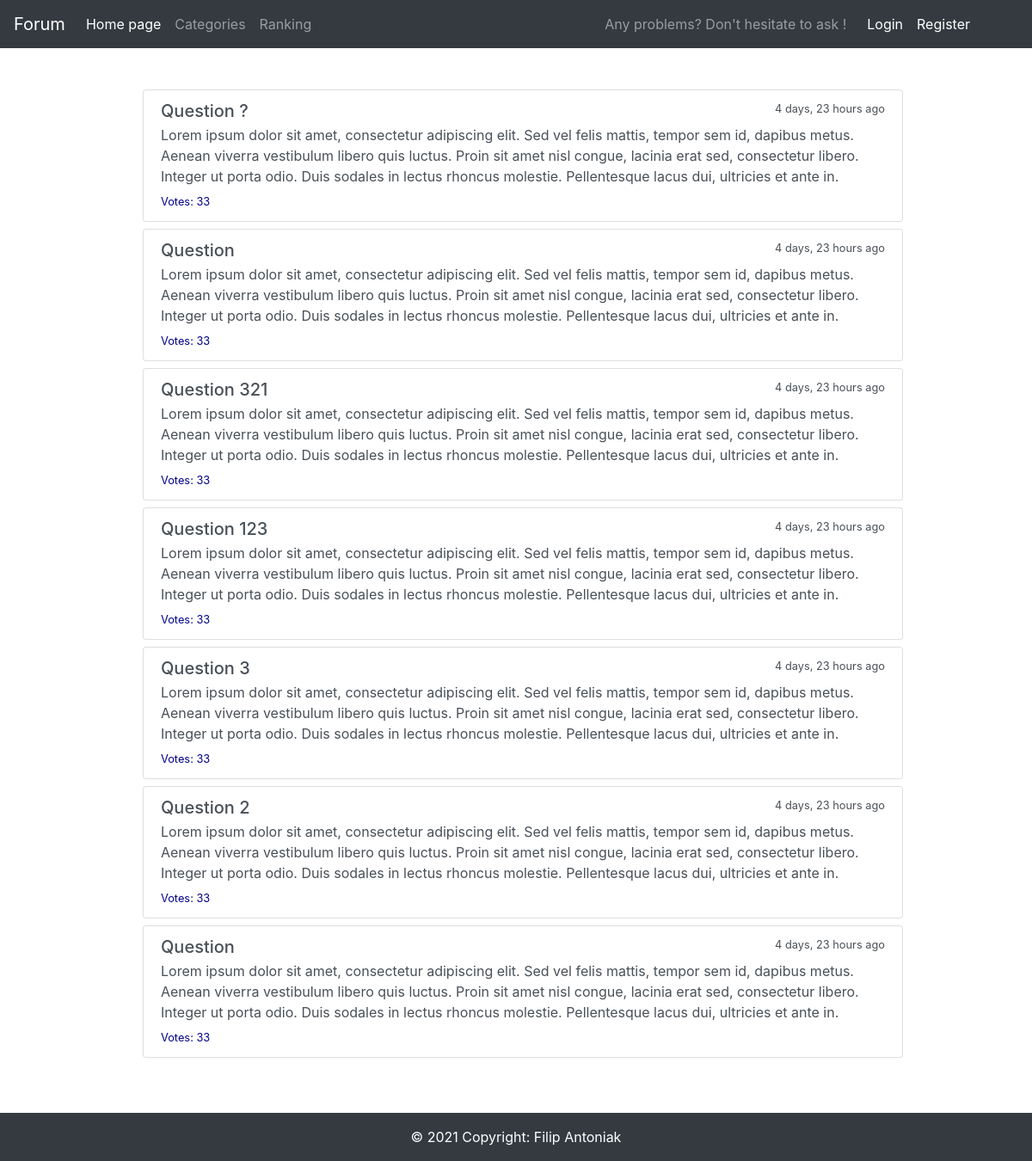
Before: / with the older database file.
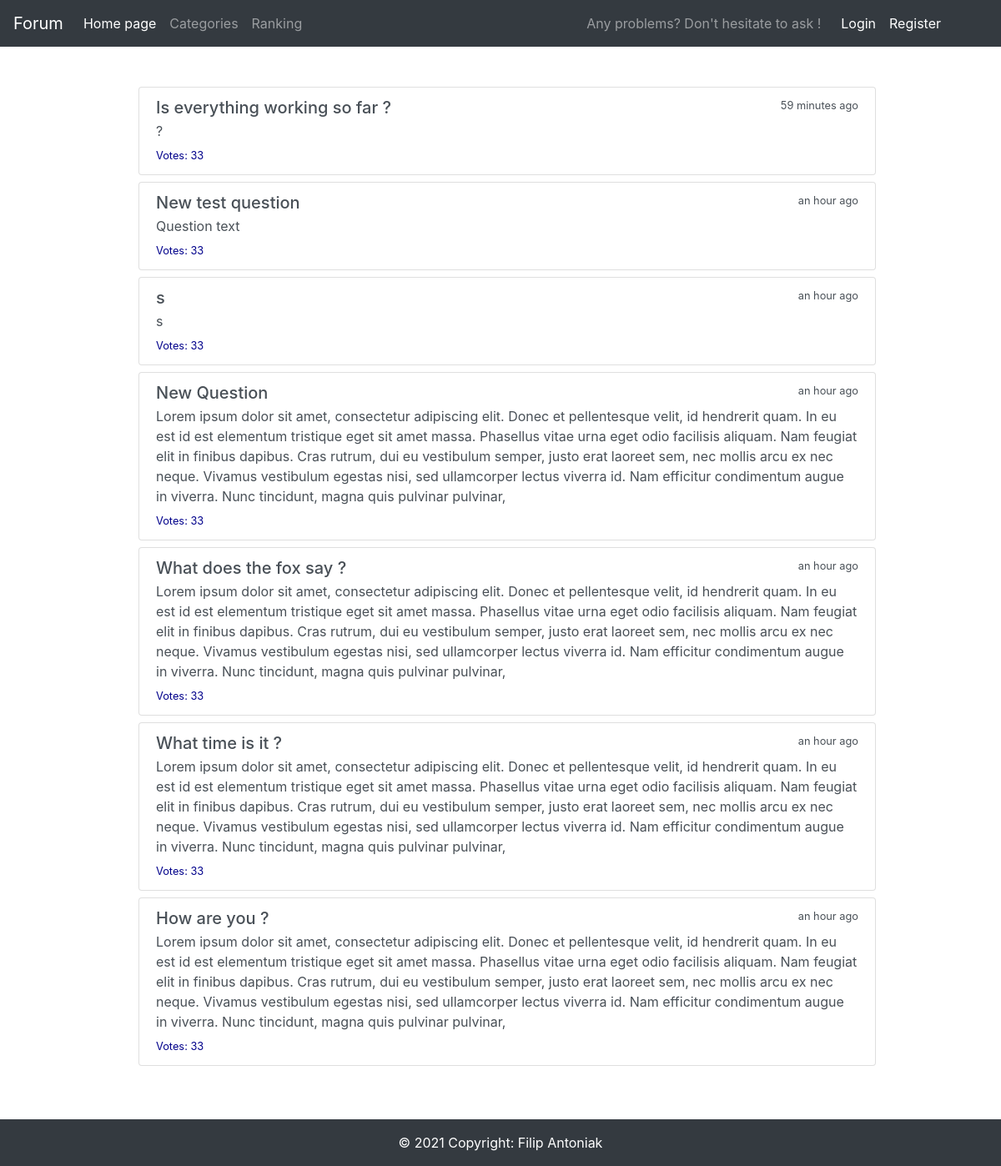
After: the same page with the newer database file.
### main/models.py (models this page shows, shortened)
class Question(models.Model):
    question_text = models.CharField(max_length=100)
    question_subtext = models.TextField(max_length=500)
    pub_date = models.DateTimeField('date published')
    user = models.ForeignKey(User, on_delete=models.CASCADE, default=User.objects.get(pk=1).pk)
    def get_date(self):
        return humanize.naturaltime(self.pub_date)

### main/views.py (the view)
# urls.py: path('', views.IndexView.as_view(), name='index'),
class IndexView(generic.ListView):
    template_name = 'main/index.html'
    context_object_name = 'latest_question_list'
    def get_queryset(self):
        return Question.objects.filter(
            pub_date__lte=timezone.now()
        ).order_by('-pub_date')[:10]

### main/templates/main/index.html (shortened to what this page needs)
{% extends 'main/base.html' %}
{% block content %}
{% if latest_question_list %}
    {% for question in latest_question_list %}
        <div id="question" class="list-group ml-3 mb-2">
            <a href="{% url 'main:detail' question.id %}" class="list-group-item list-group-item-action flex-column align-items-start">
            <div class="d-flex w-100 justify-content-between">
              <h5  class="mb-1">{{ question.question_text }}</h5>
              <small>{{ question.get_date }}</small>
            </div>
            <p class="mb-1">{{ question.question_subtext }}</p>
            <small class="votes">Votes:  33</small>
          </a>
        </div>
    {% endfor %}
{% else %}
    <p>Something went wrong</p>
{% endif %}
    {% block footer-class %} position-absolute w-100 {% endblock %}
{% endblock %}

### main/templates/main/base.html (shortened to what this page needs)
<!DOCTYPE html>
<html lang="en">
<head>
    {% load static %}
    <link rel="stylesheet" href="https://stackpath.bootstrapcdn.com/bootstrap/4.1.3/css/bootstrap.min.css">
    <link rel="stylesheet" type="text/css" href="{% static 'main/style.css' %}">
</head>
<body>
    <nav class="navbar navbar-expand-lg navbar-dark bg-dark sticky-top">
      <a class="navbar-brand" href="{% url 'main:index' %}">Forum</a>
      <div class="collapse navbar-collapse" id="navbarText">
        <ul class="navbar-nav mr-auto">
          <li class="nav-item active">
            <a class="nav-link" href="{% url 'main:index' %}">Home page <span class="sr-only">(current)</span></a>
          </li>
          <li class="nav-item">
            <a class="nav-link" href="#">Categories</a>
          </li>
          <li class="nav-item">
            <a class="nav-link" href="#">Ranking</a>
          </li>
        </ul>
        <a href="{% url 'main:create_question' %}" class="navbar-text mr-3">
          Any problems? Don't hesitate to ask !
        </a>
        <ul class="navbar-nav mr-5">
          <li class="nav-item active mr-auto">
            <a class="nav-link" href="/login/">Login</a>
          </li>
          <li class="nav-item active">
            <a class="nav-link" href="/register/">Register</a>
          </li>
        </ul>
      </div>
    </nav>
    <div class="w-75 mx-auto mt-5">
        {% block content %}
        {% endblock %}
    </div>
    <footer class="page-footer bg-dark text-white text-center mt-3 text-lg-start {% block footer-class %}{% endblock %}">
        <div class="text-center p-3">
            © 2021 Copyright:
            <a class="text-white" >Filip Antoniak</a>
        </div>
    </footer>
</body>
</html>

### main/static/main/style.css (style rules this page uses)
.votes { color: darkblue; }

Changed rows visible on the page:
removed Question: question_text "Question ?", get_date "4 days, 23 hours ago", question_subtext "Lorem ipsum dolor sit amet, consectetur adipiscing elit. Sed vel felis mattis, tempor sem id, dapibus metus. Aenean viverra vestibulum libero quis luctus. Proin sit amet nisl congue, lacinia erat sed, consectetur libero. Integer ut porta odio. Duis sodales in lectus rhoncus molestie. Pellentesque lacus dui, ultricies et ante in."
added Question: question_text "Is everything working so far ?", get_date "59 minutes ago", question_subtext "?"
changed Question: question_text "Question" → "New test question"; get_date "4 days, 23 hours ago" → "an hour ago"; question_subtext "Lorem ipsum dolor sit amet, consectetur adipiscing elit. Sed vel felis mattis, tempor sem id, dapibus metus. Aenean viverra vestibulum libero quis luctus. Proin sit amet nisl congue, lacinia erat sed, consectetur libero. Integer ut porta odio. Duis sodales in lectus rhoncus molestie. Pellentesque lacus dui, ultricies et ante in." → "Question text"
changed Question (number 3 of 7 on the later page): question_text "Question 321" → "s"; get_date "4 days, 23 hours ago" → "an hour ago"; question_subtext "Lorem ipsum dolor sit amet, consectetur adipiscing elit. Sed vel felis mattis, tempor sem id, dapibus metus. Aenean viverra vestibulum libero quis luctus. Proin sit amet nisl congue, lacinia erat sed, consectetur libero. Integer ut porta odio. Duis sodales in lectus rhoncus molestie. Pellentesque lacus dui, ultricies et ante in." → "s"
changed Question: question_text "Question 123" → "New Question"; get_date "4 days, 23 hours ago" → "an hour ago"; question_subtext "…amet, consectetur adipiscing elit. Sed vel felis mattis, tempor sem id, dapibus metus. Aenean viverra vestibulum libero quis luctus. Proin sit amet nisl congue, lacinia erat sed, consectetur libero. Integer ut porta odio. Duis sodales in lectus rhoncus molestie. Pellentesque lacus dui, ultricies et ante in." → "…amet, consectetur adipiscing elit. Donec et pellentesque velit, id hendrerit quam. In eu est id est elementum tristique eget sit amet massa. Phasellus vitae urna eget odio facilisis aliquam. Nam feugiat elit in finibus dapibus. Cras rutrum, dui eu vestibulum semper, justo erat laoreet sem, nec mollis arcu ex nec neque. Vivamus vestibulum egestas nisi, sed ullamcorper lectus viverra id. Nam efficitur condimentum augue in viverra. Nunc tincidunt, magna quis pulvinar pulvinar,"
changed Question: question_text "Question 3" → "What does the fox say ?"; get_date "4 days, 23 hours ago" → "an hour ago"; question_subtext "…amet, consectetur adipiscing elit. Sed vel felis mattis, tempor sem id, dapibus metus. Aenean viverra vestibulum libero quis luctus. Proin sit amet nisl congue, lacinia erat sed, consectetur libero. Integer ut porta odio. Duis sodales in lectus rhoncus molestie. Pellentesque lacus dui, ultricies et ante in." → "…amet, consectetur adipiscing elit. Donec et pellentesque velit, id hendrerit quam. In eu est id est elementum tristique eget sit amet massa. Phasellus vitae urna eget odio facilisis aliquam. Nam feugiat elit in finibus dapibus. Cras rutrum, dui eu vestibulum semper, justo erat laoreet sem, nec mollis arcu ex nec neque. Vivamus vestibulum egestas nisi, sed ullamcorper lectus viverra id. Nam efficitur condimentum augue in viverra. Nunc tincidunt, magna quis pulvinar pulvinar,"
changed Question: question_text "Question 2" → "What time is it ?"; get_date "4 days, 23 hours ago" → "an hour ago"; question_subtext "…amet, consectetur adipiscing elit. Sed vel felis mattis, tempor sem id, dapibus metus. Aenean viverra vestibulum libero quis luctus. Proin sit amet nisl congue, lacinia erat sed, consectetur libero. Integer ut porta odio. Duis sodales in lectus rhoncus molestie. Pellentesque lacus dui, ultricies et ante in." → "…amet, consectetur adipiscing elit. Donec et pellentesque velit, id hendrerit quam. In eu est id est elementum tristique eget sit amet massa. Phasellus vitae urna eget odio facilisis aliquam. Nam feugiat elit in finibus dapibus. Cras rutrum, dui eu vestibulum semper, justo erat laoreet sem, nec mollis arcu ex nec neque. Vivamus vestibulum egestas nisi, sed ullamcorper lectus viverra id. Nam efficitur condimentum augue in viverra. Nunc tincidunt, magna quis pulvinar pulvinar,"
changed Question: question_text "Question" → "How are you ?"; get_date "4 days, 23 hours ago" → "an hour ago"; question_subtext "…amet, consectetur adipiscing elit. Sed vel felis mattis, tempor sem id, dapibus metus. Aenean viverra vestibulum libero quis luctus. Proin sit amet nisl congue, lacinia erat sed, consectetur libero. Integer ut porta odio. Duis sodales in lectus rhoncus molestie. Pellentesque lacus dui, ultricies et ante in." → "…amet, consectetur adipiscing elit. Donec et pellentesque velit, id hendrerit quam. In eu est id est elementum tristique eget sit amet massa. Phasellus vitae urna eget odio facilisis aliquam. Nam feugiat elit in finibus dapibus. Cras rutrum, dui eu vestibulum semper, justo erat laoreet sem, nec mollis arcu ex nec neque. Vivamus vestibulum egestas nisi, sed ullamcorper lectus viverra id. Nam efficitur condimentum augue in viverra. Nunc tincidunt, magna quis pulvinar pulvinar,"
